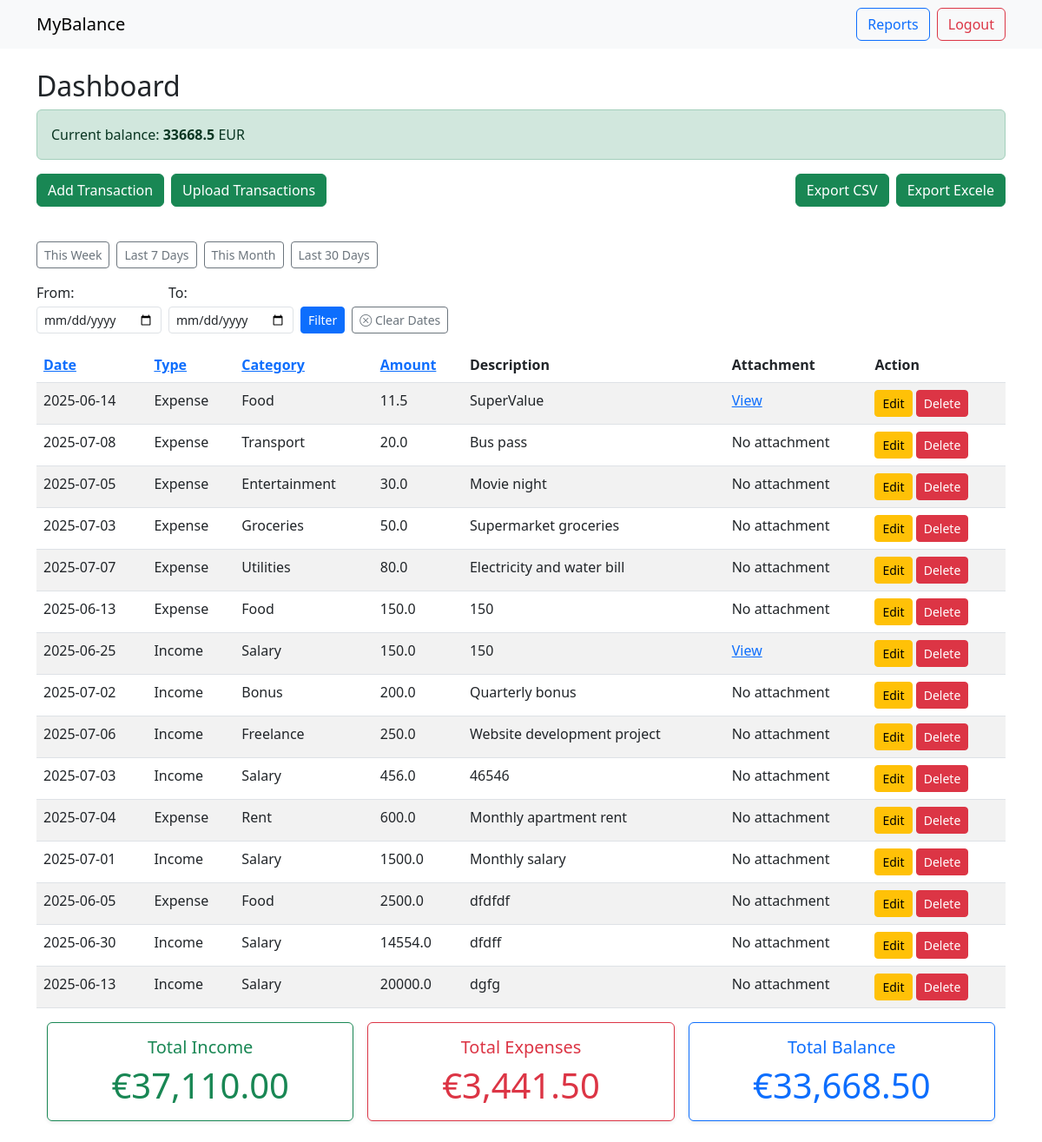
The app's page /dashboard?sort_by=amount&order=asc (signed in) with its own data.
### tables this page shows
CREATE TABLE transactions (
              id INTEGER PRIMARY KEY AUTOINCREMENT,
              user_id INTEGER,
              date TEXT,
              type TEXT,
              category TEXT,
              amount REAL,
              description TEXT, attachment TEXT,
              FOREIGN KEY(user_id) REFERENCES users(id)
              );

### app.py (the view)
@app.route('/dashboard')
def dashboard():
        if 'user_id' not in session:
            return redirect(url_for('login'))
        sort_by=request.args.get('sort_by','date')
        order=request.args.get('order','desc')
        if sort_by not in ['date','type','amount', 'category']:
             sort_by='date'
        if order not in ['asc', 'desc']:
             order='desc'
        date_from=request.args.get('from')
        date_to=request.args.get('to')
        preset=request.args.get('preset')
        today=date.today()
        if preset=='this_week':
             start_of_week=today-timedelta(days=today.weekday())
             date_from=start_of_week.isoformat()
             date_to=today.isoformat()
        elif preset=='last_7_days':
             date_from=(today-timedelta(days=6)).isoformat()
             date_to=today.isoformat()
        elif preset=='this_month':
             date_from=(today.replace(day=1)).isoformat()
             date_to=today.isoformat()
        elif preset=='last_30_days':
             date_from=(today-timedelta(days=29)).isoformat()
             date_to=today.isoformat()
        query='''
            SELECT id, date, type, category, amount, description, attachment
            FROM transactions
            WHERE user_id=?
        '''
        params=[session['user_id']]
        if date_from:
             query+=" AND date>=?"
             params.append(date_from)
        if date_to:
             query+=" AND date<=?"
             params.append(date_to)
        query+= f"ORDER BY {sort_by} {order}"
        conn=get_db_conn()
        c=conn.cursor()
        c.execute(query, tuple(params))
        transactions=c.fetchall()
        query_current = '''SELECT
                        COALESCE(SUM(CASE WHEN type='Income' THEN amount ELSE 0 END),0) -
                        COALESCE(SUM(CASE WHEN type='Expense' THEN amount ELSE 0 END),0) AS balance
                        FROM transactions
                        WHERE user_id=?'''
        c.execute(query_current, (session['user_id'],))
        current_balance = c.fetchone()['balance']
        query_totals='''
                    SELECT
                    COALESCE(SUM(CASE WHEN type='Income' THEN amount ELSE 0 END),0)-
                    COALESCE(SUM(CASE WHEN type='Expense' THEN amount ELSE 0 END),0) AS balance,
                    COALESCE(SUM(CASE WHEN type='Income' THEN amount ELSE 0 END),0) AS total_income,
                    COALESCE(SUM(CASE WHEN type='Expense' THEN amount ELSE 0 END),0) AS total_expenses
                    FROM transactions
                    WHERE user_id=?

                  '''
        params_totals=[session['user_id']]
        if date_from:
            query_totals+= ' AND date>=?'
            params_totals.append(date_from)
        if date_to:
            query_totals+= ' AND date<=?'
            params_totals.append(date_to)
        c.execute(query_totals, tuple(params_totals))
        row=c.fetchone()
        total_income=row['total_income']
        total_expenses=row['total_expenses']
        balance=row['balance']
        conn.close()
        return render_template('dashboard.html', transactions=transactions, sort_by=sort_by, order=order, date_from=date_from,
                               date_to=date_to, balance=balance, total_income=total_income,total_expenses=total_expenses, current_balance=current_balance)

### app.py (called while the page is built)
def get_db_conn():
     conn=sqlite3.connect(DATABASE)
     conn.row_factory=sqlite3.Row
     return conn

### templates/dashboard.html (shortened to what this page needs)
{% extends 'base.html' %}
{% block content %}
<h2>Dashboard</h2>
<div class="alert {% if balance>=0 %} alert-success {% else %} alert-danger {% endif %}" role="alert">
    Current balance: <strong>{{current_balance}}</strong> EUR
</div>
<div class="d-flex justify-content-between flex-wrap mb-3">
  <div class="d-flex gap-2 mb-2">
<a href="{{ url_for('add') }}" class="btn btn-success mb-3">Add Transaction</a>
<a href="{{ url_for('import_transactions') }}" class="btn btn-success mb-3">Upload Transactions</a>
</div>
  <div class="d-flex gap-2 mb-2">
<a href="{{ url_for('export_transactions', filetype='csv') }}?start_date={{date_from or ''}}&end_date={{date_to or ''}}" class="btn btn-success mb-3">Export CSV</a>
<a href="{{ url_for('export_transactions', filetype='excel') }}?start_date={{date_from or ''}}&end_date={{date_to or ''}}" class="btn btn-success mb-3">Export Excele</a>
</div>
</div>
<form method="get" class="d-flex align-items-end gap-2 mb-3" style="flex-wrap: wrap; max-width: 600px;">
      <div class="col-auto">
        <a href="{{ url_for('dashboard', preset='this_week')}}" class="btn btn-outline-secondary btn-sm">This Week</a>
    </div>
    <div class="col-auto">
        <a href="{{ url_for('dashboard', preset='last_7_days')}}" class="btn btn-outline-secondary btn-sm">Last 7 Days</a>
    </div>
    <div class="col-auto">
        <a href="{{ url_for('dashboard', preset='this_month')}}" class="btn btn-outline-secondary btn-sm">This Month</a>
    </div>
    <div class="col-auto">
        <a href="{{ url_for('dashboard', preset='last_30_days')}}" class="btn btn-outline-secondary btn-sm">Last 30 Days</a>
    </div>
    <div class="col-auto">
        <label for="from" class="form-label mb-1">From:</label>
        <input type="date" name="from" id="from" class="form-control form-control-sm" value="{{ date_from or ''}}">
    </div>
    <div class="col-auto">
        <label for="to" class="form-label mb-1">To:</label>
        <input type="date" name="to" id="to" class="form-control form-control-sm" value="{{ date_to or ''}}">
    </div>
    <div class="col-auto">
        <button type="submit" class="btn btn-sm btn-primary">Filter</button>
    </div>
    <div class="col-auto">
        <a href="{{ url_for('dashboard')}}" class="btn btn-outline-secondary btn-sm">
            <i class="bi bi-x-circle"></i> Clear Dates</a>
    </div>
</form>
<table class="table table-striped">
    <thead>
        <tr>
            <th><a href="{{ url_for('dashboard',sort_by='date', order='asc' if sort_by!='date' or order=='desc' else 'desc' ) }}">Date</a></th>
            <th><a href="{{ url_for('dashboard', sort_by='type', order='asc' if sort_by!='type' or order=='desc' else 'desc')}}">Type</a></th>
            <th><a href="{{ url_for ('dashboard', sort_by='category', order='asc' if sort_by!='category' or order=='desc' else 'desc')}}">Category</a></th>
            <th><a href ="{{ url_for('dashboard', sort_by='amount', order='asc' if sort_by!='amount' or order=='desc' else 'desc')}}">Amount</a></th>
            <th>Description</th>
            <th>Attachment</th>
            <th>Action</th>
        </tr>
    </thead>
    <tbody>
        {% for t in transactions %}
        <tr>
            <td>{{ t['date'] }}</td>
            <td>{{ t['type'] }}</td>
            <td>{{ t['category'] }}</td>
            <td>{{ t['amount'] }}</td>
            <td>{{ t['description'] }}</td>
            <td>
                {% if  t['attachment']%}
                    <a href="{{ url_for('static', filename='uploads/'+t['attachment'])}}" target="_blank">View</a>
                {% else %}
                    No attachment
                {% endif %}
               </td>
            <td >
                <a href="{{url_for('update', id=t['id'])}}" class="btn btn-sm btn-warning">Edit</a>
                <a href="{{ url_for('confirm_delete', id=t['id'], target='record')}}" class="btn btn-sm btn-danger">Delete</a>
            </td>
        </tr>
        {% endfor %}
    </tbody>
</table>
<div class="container mb-4">
  <div class="row g-3">
    {% if date_from or date_to %}
      <div class="col-md-4">
        <div class="card border-success shadow-sm">
          <div class="card-body text-center">
            <h5 class="card-title text-success">Income for period</h5>
            <p class="card-text display-6 text-success ">€{{ "{:,.2f}".format(total_income) }}</p>
          </div>
        </div>
      </div>
      <div class="col-md-4">
        <div class="card border-danger shadow-sm">
          <div class="card-body text-center">
            <h5 class="card-title text-danger">Expenses for period</h5>
            <p class="card-text display-6 text-danger ">€{{ "{:,.2f}".format(total_expenses) }}</p>
          </div>
        </div>
      </div>
      <div class="col-md-4">
        <div class="card border-primary shadow-sm">
          <div class="card-body text-center">
            <h5 class="card-title text-primary">Balance for period</h5>
            <p class="card-text display-6 text-primary">€{{ "{:,.2f}".format(balance) }}</p>
          </div>
        </div>
      </div>
    {% else %}
      <div class="col-md-4">
        <div class="card border-success shadow-sm">
          <div class="card-body text-center">
            <h5 class="card-title text-success">Total Income</h5>
             <p class="card-text display-6 text-success ">€{{ "{:,.2f}".format(total_income) }}</p>
          </div>
        </div>
      </div>
      <div class="col-md-4">
        <div class="card border-danger shadow-sm">
          <div class="card-body text-center">
            <h5 class="card-title text-danger">Total Expenses</h5>
            <p class="card-text display-6 text-danger ">€{{ "{:,.2f}".format(total_expenses) }}</p>
          </div>
        </div>
      </div>
      <div class="col-md-4">
        <div class="card border-primary shadow-sm">
          <div class="card-body text-center">
            <h5 class="card-title text-primary">Total Balance</h5>
           <p class="card-text display-6 text-primary">€{{ "{:,.2f}".format(balance) }}</p>
          </div>
        </div>
      </div>
    {% endif %}
  </div>
</div>
{% endblock %}

### records on screen
transactions: date "2025-06-14", type "Expense", category "Food", amount "11.5", description "SuperValue"
transactions: date "2025-07-08", type "Expense", category "Transport", amount "20.0", description "Bus pass", shows "No attachment"
transactions: date "2025-07-05", type "Expense", category "Entertainment", amount "30.0", description "Movie night", shows "No attachment"
transactions: date "2025-07-03", type "Expense", category "Groceries", amount "50.0", description "Supermarket groceries", shows "No attachment"
transactions: date "2025-07-07", type "Expense", category "Utilities", amount "80.0", description "Electricity and water bill", shows "No attachment"
transactions: date "2025-06-13", type "Expense", category "Food", amount "150.0", description "150", shows "No attachment"
transactions: date "2025-06-25", type "Income", category "Salary", amount "150.0", description "150"
transactions: date "2025-07-02", type "Income", category "Bonus", amount "200.0", description "Quarterly bonus", shows "No attachment"
transactions: date "2025-07-06", type "Income", category "Freelance", amount "250.0", description "Website development project", shows "No attachment"
transactions: date "2025-07-03", type "Income", category "Salary", amount "456.0", description "46546", shows "No attachment"
transactions: date "2025-07-04", type "Expense", category "Rent", amount "600.0", description "Monthly apartment rent", shows "No attachment"
transactions: date "2025-07-01", type "Income", category "Salary", amount "1500.0", description "Monthly salary", shows "No attachment"
transactions: date "2025-06-05", type "Expense", category "Food", amount "2500.0", description "dfdfdf", shows "No attachment"
transactions: date "2025-06-30", type "Income", category "Salary", amount "14554.0", description "dfdff", shows "No attachment"
transactions: date "2025-06-13", type "Income", category "Salary", amount "20000.0", description "dgfg", shows "No attachment"

### other values on screen
{{ current_balance }} "33668.5"
{{ "{:,.2f}".format(total_income) }} "37,110.00"
{{ "{:,.2f}".format(total_expenses) }} "3,441.50"
{{ "{:,.2f}".format(balance) }} "33,668.50"
